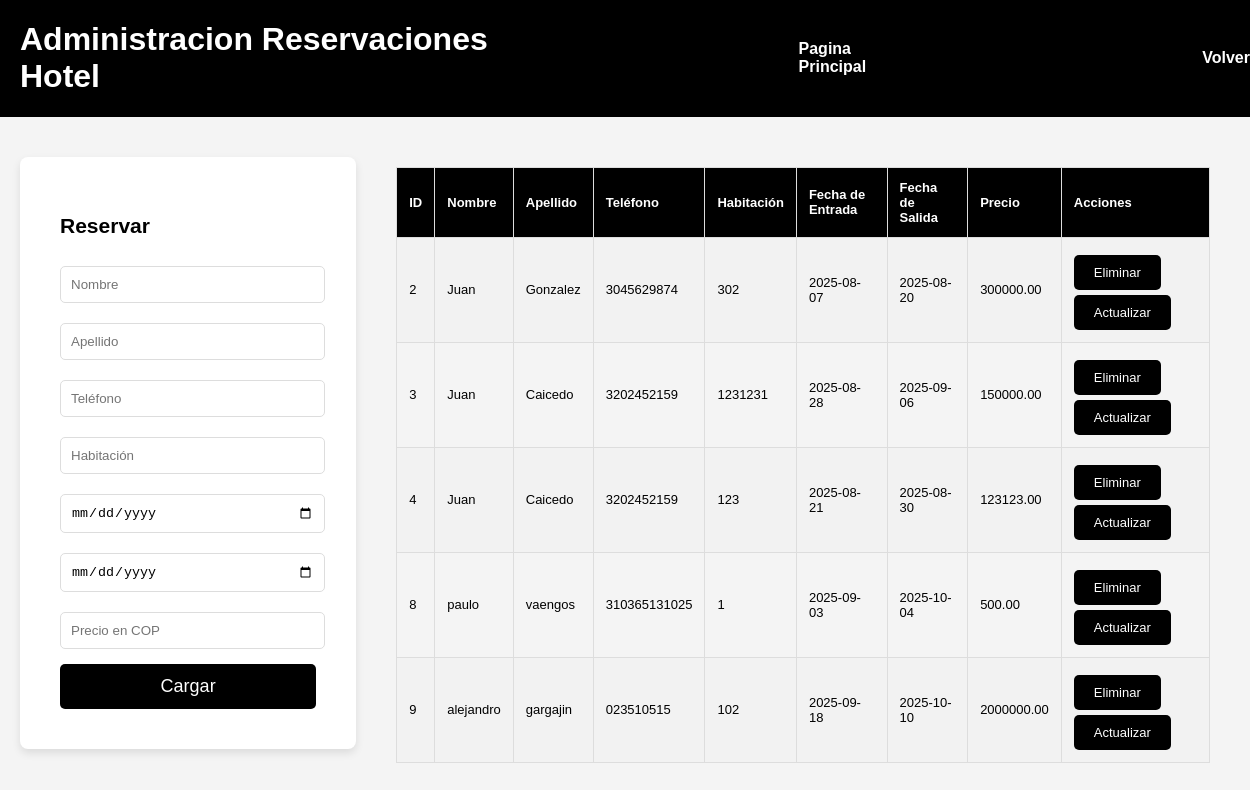
Screenshot of /reservaciones/index.php with the database file from the repository.
### tables this page shows
CREATE TABLE `reservaciones` (
  `id` int(11) NOT NULL,
  `nombre` varchar(50) NOT NULL,
  `apellido` varchar(50) NOT NULL,
  `telefono` varchar(20) NOT NULL,
  `habitacion` varchar(10) NOT NULL,
  `fecha_entrada` date NOT NULL,
  `fecha_salida` date NOT NULL,
  `precio` decimal(10,2) NOT NULL
);

### reservaciones/read.php (the view)
<?php
require 'db.php';
$consulta_hotel = mysqli_query($conn, "SELECT * FROM reservaciones");
if (mysqli_num_rows($consulta_hotel) > 0) {
    while ($row = mysqli_fetch_assoc($consulta_hotel)) {
        echo "<tr>
                <td>{$row['id']}</td>
                <td>{$row['nombre']}</td>
                <td>{$row['apellido']}</td>
                <td>{$row['telefono']}</td>
                <td>{$row['habitacion']}</td>
                <td>{$row['fecha_entrada']}</td>
                <td>{$row['fecha_salida']}</td>
                <td>{$row['precio']}</td>
                <td>
                    <button onclick='eliminarReservacion({$row['id']})'>Eliminar</button>
                    <button onclick='mostrarFormularioActualizar({$row['id']}, \"{$row['nombre']}\", \"{$row['apellido']}\", \"{$row['telefono']}\", \"{$row['habitacion']}\", \"{$row['fecha_entrada']}\", \"{$row['fecha_salida']}\", \"{$row['precio']}\")'>Actualizar</button>
                </td>
            </tr>";
    }
} else {
    echo "<tr><td colspan='9'>No hay reservaciones registradas.</td></tr>";
}
?>

### reservaciones/index.php (shortened to what this page needs)
<!DOCTYPE html>
<html lang="es">
<head>
    <link rel="stylesheet" href="css/styles.css">
</head>
<body>
    <header>
        <div class="navegador">
            <h1><Strong>Administracion Reservaciones Hotel</Strong></h1>
            <a href="../index.html" class="btn-volver">Pagina Principal</a>
            <a href="../dashboard/dashboard_admin.php" class="btn-volver">Volver</a>
        </div>
    </header>
<section>
<div class="container">
    <form action="create.php" method="POST" onsubmit="return validarFormulario()">
        <h2 class="sizetitle"><Strong>Reservar</strong></h2>
        <input type="text" name="nombre" placeholder="Nombre" required>
        <input type="text" name="apellido" placeholder="Apellido" required>
        <input type="text" name="telefono" placeholder="Teléfono" required>
        <input type="text" name="habitacion" placeholder="Habitación" required>
        <input type="date" name="fecha_entrada" required>
        <input type="date" name="fecha_salida" required>
        <input type="number" name="precio" placeholder="Precio en COP" required>
        <button type="submit">Cargar</button>
    </form>
</div>
<div class="subcontainer">
    <table>
        <tr>
            <th>ID</th>
            <th>Nombre</th>
            <th>Apellido</th>
            <th>Teléfono</th>
            <th>Habitación</th>
            <th>Fecha de Entrada</th>
            <th>Fecha de Salida</th>
            <th>Precio</th>
            <th>Acciones</th>
        </tr>
        <?php include 'read.php'; ?>
    </table>
</div>
</section>
</body>
</html>

### reservaciones/css/styles.css (style rules this page uses)
body { font-family: Arial, sans-serif; background-color: #f4f4f4; margin: 0; padding: 0; overflow-x: hidden; }
header { top: 0; width: 100%; background-color: rgb(0, 0, 0); padding: 0px 20px; display: flex; justify-content: space-between; align-items: left; z-index: 1000; }
.navegador { color: #ffffff; display: flex; align-items: center; flex-wrap: nowrap; justify-content: space-between; gap: 280px; padding: 0px; text-align: left; }
table { width: 100%; border-collapse: collapse; margin: 10px 0; font-size: 13px; }
table th, table td { padding: 12px; text-align: left; border: 1px solid #ddd; }
table th { background-color: #000000; color: white; }
table tr:nth-child(even) { background-color: #f2f2f2; }
button { margin-top: 5px; background-color: #000000; color: white; border: none; padding:10px 20px; cursor: pointer; border-radius: 5px; font-size: 13px; }
form { background-color: white; padding: 40px; margin: 20px 0; border-radius: 8px; box-shadow: 0 4px 8px rgba(0, 0, 0, 0.1); max-width: 393px; margin-left: auto; margin-right: auto; }
form input[type="text"], form input[type="date"], form input[type="number"] { width: 95%; padding: 10px; margin: 10px 0; border: 1px solid #ddd; border-radius: 5px; }
form button { width: 100%; padding: 12px; font-size: 18px; border-radius: 5px; cursor: pointer; background-color: #000000; }
section { display: flex; margin: 20px; }
.subcontainer { padding: 20px; }
.sizetitle { font-size: 21px; }
.btn-volver { background-color: #00000028; color: #ffffff; padding: 10px 20px; text-decoration: none; border-radius: 5px; font-weight: bold; display: inline-block; transition: background-color 0.3s ease; }
@media (min-width: 768px) { header { flex-direction: row; justify-content: space-between; align-items: center; } }
@media (min-width: 768px) { .navegador { flex-direction: row; gap: 250px; justify-content: space-between; } }
@media (min-width: 768px) { section { flex-direction: row; justify-content: center; gap: 20px; margin: 20px; } }
@media (min-width: 768px) { .container { width: 500px; } }
@media (min-width: 768px) { .subcontainer { padding: 20px; width: 100%; overflow-x: auto; } }
@media (min-width: 768px) { table { display: table; } }
@media (min-width: 768px) { tr { display: table-row; } }
@media (min-width: 768px) { th, td { display: table-cell; padding-left: 12px; } }
@media (min-width: 768px) { td:before { content: none; } }

### rows the page displays
reservaciones: id "2", nombre "Juan", apellido "Gonzalez", telefono "3045629874", habitacion "302", fecha_entrada "2025-08-07", fecha_salida "2025-08-20", precio "300000.00"
reservaciones: id "3", nombre "Juan", apellido "Caicedo", telefono "3202452159", habitacion "1231231", fecha_entrada "2025-08-28", fecha_salida "2025-09-06", precio "150000.00"
reservaciones: id "4", nombre "Juan", apellido "Caicedo", telefono "3202452159", habitacion "123", fecha_entrada "2025-08-21", fecha_salida "2025-08-30", precio "123123.00"
reservaciones: id "8", nombre "paulo", apellido "vaengos", telefono "310365131025", habitacion "1", fecha_entrada "2025-09-03", fecha_salida "2025-10-04", precio "500.00"
reservaciones: id "9", nombre "alejandro", apellido "gargajin", telefono "023510515", habitacion "102", fecha_entrada "2025-09-18", fecha_salida "2025-10-10", precio "2000000.00"
